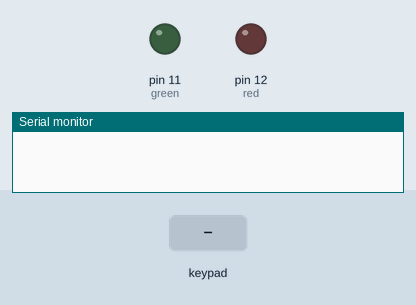
Simulated run of this sketch. Board: Arduino Uno, built with avr-gcc and run on an emulated ATmega328P. On the bench: output pins drawn as LEDs (lit = HIGH), the last lines printed to the serial monitor. Inputs (shaded band) come from the test bench.

Above: at 1.2 s.
1.3 s: key '#' pressed
At 1.45 s:
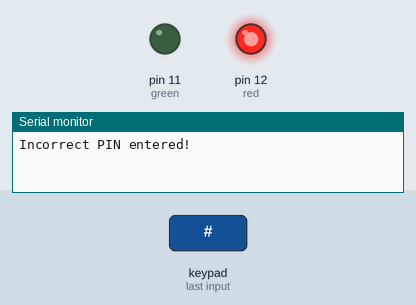
3.0 s: keypad keys 1 2 3 4 5 6 # pressed 0.4 s apart
At 6.3 s:
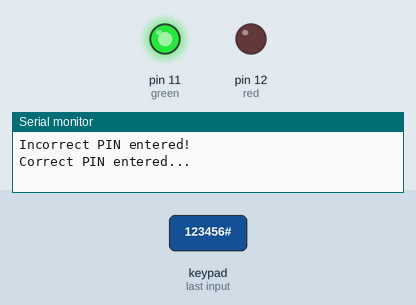
Timing chart, 0 to 8.0 s (numbered marks = the images above; inputs shaded):
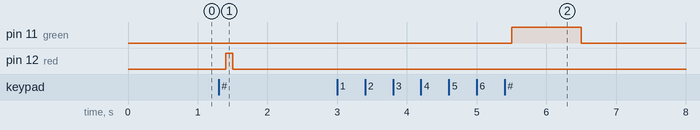

Measured:
- after the input at 1.3 s, pin 12 (red): LOW → HIGH after 0.10 s, → LOW 0.10 s later
- after the input at 3.0 s, pin 11 (green): LOW → HIGH after 2.5 s, → LOW 1.0 s later

The sketch:

14.4.1.2.ino
```cpp
#include <Keypad.h>

#include "Keypad.h"
const byte ROWS = 4;
const byte COLS = 3;

char keys[ROWS][COLS]=
  { {'1','2','3'},
    {'4','5','6' },
    {'7','8','9'},
    {'*','0','#'}};
byte rowPins[ROWS] = {3, 2, 1, 0};
byte colPins[COLS] = {6, 5, 4};
Keypad keypad = Keypad(makeKeymap(keys), rowPins, colPins, ROWS, COLS);

char PIN[6]={'1','2','3','4','5','6'}; // our secret number
int attempt[6]={0,0,0,0,0,0};
int z=0;

void setup()
{
  Serial.begin(9600);
  pinMode(11, OUTPUT); //green
  pinMode(12, OUTPUT); //red
}

void correctPIN() // do this if the correct PIN is entered
{
  digitalWrite(11, HIGH);
  Serial.println("Correct PIN entered...");
  delay(1000);
  digitalWrite(11, LOW);
}

void incorrectPIN() // do this if an incorrect PIN is entered
{
  digitalWrite(12, HIGH);
  Serial.println("Incorrect PIN entered!");
  delay(100);
  digitalWrite(12, LOW);
}

void checkPIN()
{
  int correct=0;
  int i;
  for ( i = 0; i < 6 ; i++ )
  {
    if (attempt[i]==PIN[i])
    {
    correct++;
    }
  }
  if (correct==6)
  {
    correctPIN();
  }
  else
  {
    incorrectPIN();
  }
  for (int zz=0; zz<6; zz++) // remove previously entered
  {
    attempt[zz]=0;
  }
}

void readKeypad()
{
  char key = keypad.getKey();
  if (key != NO_KEY)
  {
    switch(key)
    {
      case '*':
        z=0;
        break;
      case '#':
        delay(100); // removes the possibility of switch bounce
        checkPIN();
        break;
      default:
        attempt[z]=key;
        z++;
    }
  }
}

void loop()
{
  readKeypad();
}
```
